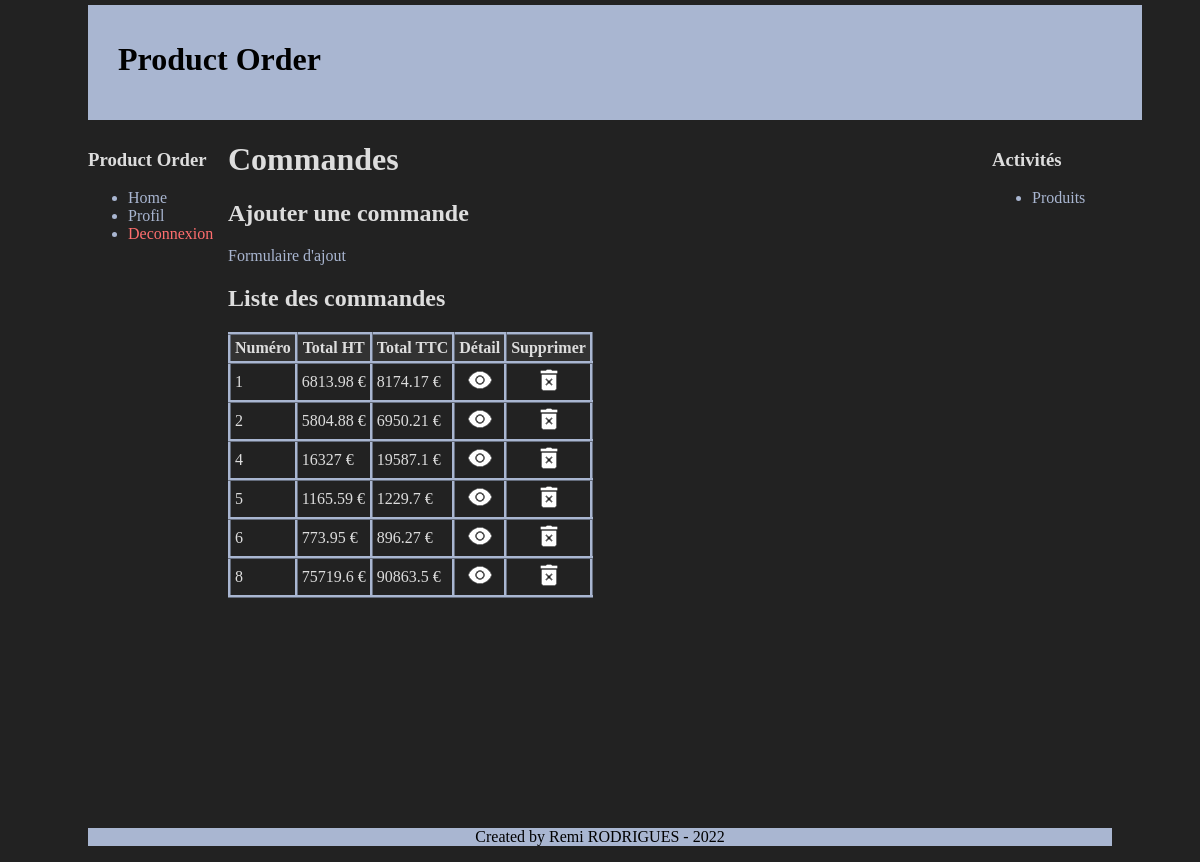
The page /order/orderList.php (signed in) on the database its author committed.
### tables this page shows
CREATE TABLE `orders` (
  `id` int(11) NOT NULL,
  `user_id` int(11) NOT NULL,
  `total_HT` float NOT NULL,
  `total_TTC` float NOT NULL,
  `add_date` datetime NOT NULL,
  `update_date` datetime NOT NULL,
  `deleted` tinyint(1) NOT NULL DEFAULT '0',
  `delete_date` datetime DEFAULT NULL
);

### order/orderList.php (the view, shortened to what this page needs)
<?php
require("../layout/htmlHead.php");
echo htmlHead("Commandes", "../style");
?>
    <body>
    <?php include("../layout/header.php"); ?>
    <div id="menu">
        <div class="element_menu">
            <h3>Product Order</h3>
            <ul>
                <li><a href="../home.php">Home</a></li>
                <li><a href="../profil.php">Profil</a></li>
                <li><a href="../deconnexion.php" class="deconnexion_btn">Deconnexion</a></li>
            </ul>
        </div>
    </div>
    <div id="menu_right">
        <div class="element_menu">
            <h3>Activités</h3>
            <ul>
                <li><a href="../product/productList.php">Produits</a></li>
            </ul>
        </div>
    </div>
    <div id="corps">
        <h1>Commandes</h1>
        <h2>Ajouter une commande</h2>
        <p>
            <a href="addOrder.php">Formulaire d'ajout</a>
        </p>
        <h2>Liste des commandes</h2>
        <?php
            include("../utils/connexion_db.php");
            $orders = $bdd->prepare("
                SELECT id, total_HT, total_TTC FROM orders
                WHERE user_id = :user_id
                AND deleted = 0;
            ");
            $orders->execute([
                "user_id"=> $_SESSION["id"],
            ]);
            $data = $orders->fetchAll();
            ?>
            <table>
                <thead>
                    <tr>
                        <th>Numéro</th>
                        <th>Total HT</th>
                        <th>Total TTC</th>
                        <th>Détail</th>
                        <th>Supprimer</th>
                    </tr>
                </thead>
                <tbody>
                    <?php for($i=0; $i<count($data); $i++) :?>
                        <tr>
                            <td><?= $data[$i]["id"]; ?></td>
                            <td><?= round($data[$i]["total_HT"], 2); ?> €</td>
                            <td><?= round($data[$i]["total_TTC"], 2); ?> €</td>
                            <td style="text-align:center;">
                                <a href="detailOrder.php?id=<?= $data[$i]["id"]; ?>">
                                    <img src="../images/details.png" />
                                </a>
                            </td>
                            <td style="text-align:center;">
                                <a href="deleteOrder.php?id=<?= $data[$i]["id"]; ?>">
                                    <img src="../images/supprimer.png" />
                                </a>
                            </td>
                        </tr>
                    <?php endfor;?>
                </tbody>
            </table>
    </div>
    <?php include("../layout/footer.php"); ?>
    </body>
</html>

### layout/htmlHead.php
<?php
function htmlHead(string $title, string $cssFileName): string {
  return <<<EOT
<!DOCTYPE html>
<html>
  <head>
    <title>$title</title>
    <meta charset="utf-8"/>
    <link rel="stylesheet" href="$cssFileName.css" />
  </head>
EOT;
}

### layout/header.php
<div id="en_tete"><h1>Product Order</h1></div>

### layout/footer.php
        <div id="pied_de_page">
            <p>Created by Remi RODRIGUES - 2022</p>
        </div>
    </body>
</html>

### style.css (style rules this page uses)
body { width: 1024px; margin: auto; margin-top: 5px; margin-bottom: 5px; background-color: #222; color: #ddd; }
#en_tete { width: 1024px; height: 100px; background-color: rgb(169, 182, 209); margin-bottom: 10px; color: black; padding: 15px 0 0 30px; }
#menu { float: left; width: 120px; margin-bottom: 10px; }
#menu_right { float: right; width: 120px; margin-bottom: 10px; }
#corps { margin-left: 140px; margin-bottom: 20px; }
#pied_de_page { text-align: center; margin-top: 230px; color: black; background-color: rgb(169, 182, 209); }
a { text-decoration: none; color: rgb(169, 182, 209); }
ul { color: rgb(169, 182, 209); }
table, th, td { border: 3px ridge rgb(169, 182, 209); border-collapse: collapse; padding: 4px; }
thead, tfoot { background-color: rgb(50, 50, 50); }
.deconnexion_btn { color: rgb(255, 110, 110); }

### rows shown on the page
orders: id "1", total_HT "6813.98", total_TTC "8174.17"
orders: id "2", total_HT "5804.88", total_TTC "6950.21"
orders: id "4", total_HT "16327", total_TTC "19587.1"
orders: id "5", total_HT "1165.59", total_TTC "1229.7"
orders: id "6", total_HT "773.95", total_TTC "896.27"
orders: id "8", total_HT "75719.6", total_TTC "90863.5"
